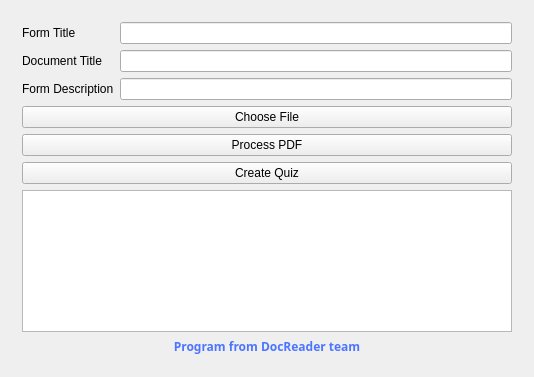
<?xml version="1.0" encoding="UTF-8"?>
<ui version="4.0">
 <class>DocReaderQuizzesClass</class>
 <widget class="QWidget" name="DocReaderQuizzesClass">
  <property name="geometry">
   <rect>
    <x>0</x>
    <y>0</y>
    <width>534</width>
    <height>377</height>
   </rect>
  </property>
  <property name="sizePolicy">
   <sizepolicy hsizetype="Preferred" vsizetype="Ignored">
    <horstretch>0</horstretch>
    <verstretch>0</verstretch>
   </sizepolicy>
  </property>
  <property name="windowTitle">
   <string>DocReaderQuizzes</string>
  </property>
  <layout class="QVBoxLayout" name="verticalLayout">
   <item>
    <widget class="QStackedWidget" name="stackedWidget">
     <property name="currentIndex">
      <number>1</number>
     </property>
     <widget class="QWidget" name="authenticationPage">
      <layout class="QGridLayout" name="loginGridLayout">
       <item row="1" column="0">
        <widget class="QPushButton" name="loginBtn">
         <property name="text">
          <string>Login with Google</string>
         </property>
        </widget>
       </item>
       <item row="2" column="0">
        <widget class="QLabel" name="developersLabel">
         <property name="sizePolicy">
          <sizepolicy hsizetype="Maximum" vsizetype="Preferred">
           <horstretch>0</horstretch>
           <verstretch>0</verstretch>
          </sizepolicy>
         </property>
         <property name="palette">
          <palette>
           <active>
            <colorrole role="WindowText">
             <brush brushstyle="SolidPattern">
              <color alpha="255">
               <red>78</red>
               <green>110</green>
               <blue>255</blue>
              </color>
             </brush>
            </colorrole>
           </active>
           <inactive>
            <colorrole role="WindowText">
             <brush brushstyle="SolidPattern">
              <color alpha="255">
               <red>78</red>
               <green>110</green>
               <blue>255</blue>
              </color>
             </brush>
            </colorrole>
           </inactive>
           <disabled/>
          </palette>
         </property>
         <property name="font">
          <font>
           <family>Segoe Print</family>
           <italic>false</italic>
           <bold>true</bold>
          </font>
         </property>
         <property name="text">
          <string>Program from DocReader team</string>
         </property>
         <property name="alignment">
          <set>Qt::AlignmentFlag::AlignCenter</set>
         </property>
        </widget>
       </item>
       <item row="0" column="0">
        <widget class="QLabel" name="logoLabel">
         <property name="sizePolicy">
          <sizepolicy hsizetype="Minimum" vsizetype="Preferred">
           <horstretch>0</horstretch>
           <verstretch>0</verstretch>
          </sizepolicy>
         </property>
         <property name="layoutDirection">
          <enum>Qt::LayoutDirection::LeftToRight</enum>
         </property>
         <property name="text">
          <string/>
         </property>
         <property name="alignment">
          <set>Qt::AlignmentFlag::AlignCenter</set>
         </property>
        </widget>
       </item>
      </layout>
     </widget>
     <widget class="QWidget" name="applicationPage">
      <layout class="QVBoxLayout" name="verticalLayout_3">
       <item>
        <layout class="QFormLayout" name="formLayout">
         <item row="0" column="0">
          <widget class="QLabel" name="formTitleLabel">
           <property name="statusTip">
            <string>The title of form.</string>
           </property>
           <property name="text">
            <string>Form Title</string>
           </property>
          </widget>
         </item>
         <item row="1" column="0">
          <widget class="QLabel" name="documentTitleLabel">
           <property name="statusTip">
            <string>The name of the form in Google Drive. Each form is a file in Google Drive and this file has a name. This field sets this name.</string>
           </property>
           <property name="text">
            <string>Document Title</string>
           </property>
          </widget>
         </item>
         <item row="2" column="0">
          <widget class="QLabel" name="formDescriptionLabel">
           <property name="statusTip">
            <string>The description of the form.</string>
           </property>
           <property name="text">
            <string>Form Description</string>
           </property>
          </widget>
         </item>
         <item row="0" column="1">
          <widget class="QLineEdit" name="formTitleLineEdit"/>
         </item>
         <item row="1" column="1">
          <widget class="QLineEdit" name="formDocumentLineEdit"/>
         </item>
         <item row="2" column="1">
          <widget class="QLineEdit" name="formDescriptionLineEdit"/>
         </item>
        </layout>
       </item>
       <item>
        <widget class="QPushButton" name="chooseFileBtn">
         <property name="sizePolicy">
          <sizepolicy hsizetype="Minimum" vsizetype="Fixed">
           <horstretch>0</horstretch>
           <verstretch>0</verstretch>
          </sizepolicy>
         </property>
         <property name="statusTip">
          <string>Choose a file to be converted to a Google Form.</string>
         </property>
         <property name="text">
          <string>Choose File</string>
         </property>
        </widget>
       </item>
       <item>
        <widget class="QPushButton" name="processPdfBtn">
         <property name="statusTip">
          <string>Process the PDF using AI. The outcome is a textual representation of the quiz. This representation is used by the app to create a Google Form.</string>
         </property>
         <property name="text">
          <string>Process PDF</string>
         </property>
        </widget>
       </item>
       <item>
        <widget class="QPushButton" name="createQuizBtn">
         <property name="statusTip">
          <string>Create a quiz from the chosen file.</string>
         </property>
         <property name="text">
          <string>Create Quiz</string>
         </property>
        </widget>
       </item>
       <item>
        <widget class="QTextEdit" name="reportingTextEdit">
         <property name="autoFillBackground">
          <bool>false</bool>
         </property>
         <property name="readOnly">
          <bool>true</bool>
         </property>
         <property name="placeholderText">
          <string/>
         </property>
        </widget>
       </item>
       <item>
        <widget class="QLabel" name="label">
         <property name="palette">
          <palette>
           <active>
            <colorrole role="WindowText">
             <brush brushstyle="SolidPattern">
              <color alpha="255">
               <red>75</red>
               <green>117</green>
               <blue>255</blue>
              </color>
             </brush>
            </colorrole>
           </active>
           <inactive>
            <colorrole role="WindowText">
             <brush brushstyle="SolidPattern">
              <color alpha="255">
               <red>75</red>
               <green>117</green>
               <blue>255</blue>
              </color>
             </brush>
            </colorrole>
           </inactive>
           <disabled/>
          </palette>
         </property>
         <property name="font">
          <font>
           <family>Segoe Print</family>
           <bold>true</bold>
          </font>
         </property>
         <property name="text">
          <string>Program from DocReader team</string>
         </property>
         <property name="textFormat">
          <enum>Qt::TextFormat::AutoText</enum>
         </property>
         <property name="alignment">
          <set>Qt::AlignmentFlag::AlignCenter</set>
         </property>
        </widget>
       </item>
      </layout>
     </widget>
    </widget>
   </item>
  </layout>
 </widget>
 <layoutdefault spacing="6" margin="11"/>
 <resources/>
 <connections/>
</ui>
